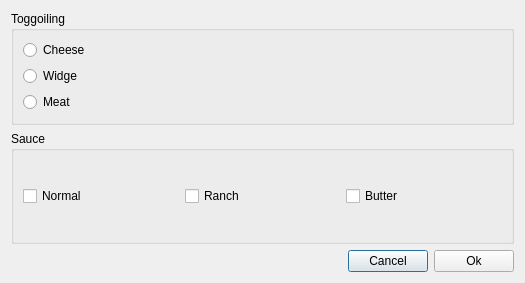
<?xml version="1.0" encoding="UTF-8"?>
<ui version="4.0">
 <class>Dialog</class>
 <widget class="QDialog" name="Dialog">
  <property name="geometry">
   <rect>
    <x>0</x>
    <y>0</y>
    <width>525</width>
    <height>283</height>
   </rect>
  </property>
  <property name="windowTitle">
   <string>Dialog</string>
  </property>
  <layout class="QVBoxLayout" name="verticalLayout_2">
   <item>
    <widget class="QGroupBox" name="groupBox">
     <property name="title">
      <string>Toggoiling</string>
     </property>
     <layout class="QVBoxLayout" name="verticalLayout">
      <item>
       <widget class="QRadioButton" name="radioButton">
        <property name="text">
         <string>Cheese</string>
        </property>
       </widget>
      </item>
      <item>
       <widget class="QRadioButton" name="radioButton_2">
        <property name="text">
         <string>Widge</string>
        </property>
       </widget>
      </item>
      <item>
       <widget class="QRadioButton" name="radioButton_3">
        <property name="text">
         <string>Meat</string>
        </property>
       </widget>
      </item>
     </layout>
    </widget>
   </item>
   <item>
    <widget class="QGroupBox" name="groupBox_2">
     <property name="title">
      <string>Sauce</string>
     </property>
     <layout class="QHBoxLayout" name="horizontalLayout">
      <item>
       <widget class="QCheckBox" name="checkBox">
        <property name="text">
         <string>Normal</string>
        </property>
       </widget>
      </item>
      <item>
       <widget class="QCheckBox" name="checkBox_2">
        <property name="text">
         <string>Ranch</string>
        </property>
       </widget>
      </item>
      <item>
       <widget class="QCheckBox" name="checkBox_3">
        <property name="text">
         <string>Butter</string>
        </property>
       </widget>
      </item>
     </layout>
    </widget>
   </item>
   <item>
    <layout class="QHBoxLayout" name="horizontalLayout_2">
     <item>
      <spacer name="horizontalSpacer">
       <property name="orientation">
        <enum>Qt::Horizontal</enum>
       </property>
       <property name="sizeHint" stdset="0">
        <size>
         <width>40</width>
         <height>20</height>
        </size>
       </property>
      </spacer>
     </item>
     <item>
      <widget class="QPushButton" name="pushButton">
       <property name="text">
        <string>Cancel</string>
       </property>
      </widget>
     </item>
     <item>
      <widget class="QPushButton" name="pushButton_2">
       <property name="text">
        <string>Ok</string>
       </property>
      </widget>
     </item>
    </layout>
   </item>
  </layout>
 </widget>
 <resources/>
 <connections/>
</ui>
